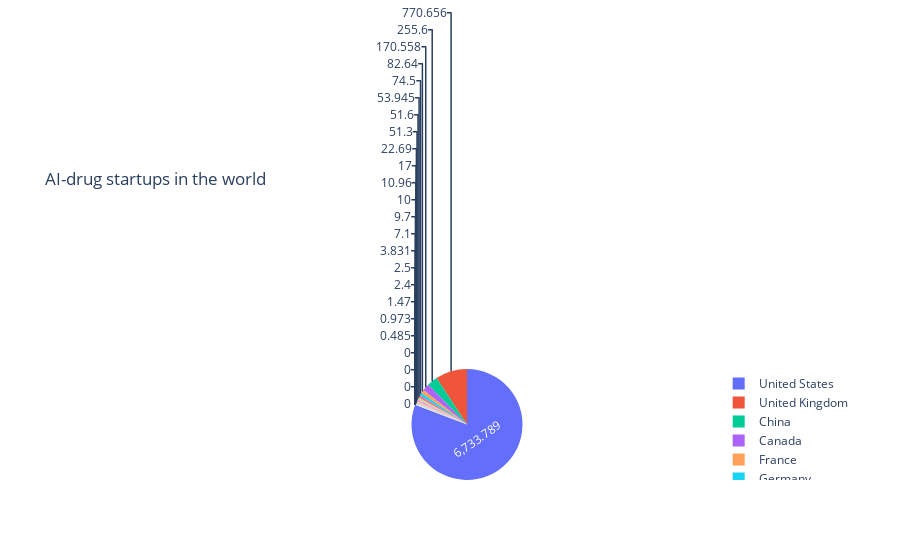

Notebook code cell kept with this figure:
### Code cell
# Funding amount.
plot_df = df.groupby('country')['funding_amount'].sum().sort_values(ascending=True).reset_index()
fig = px.pie(plot_df, values='funding_amount', names='country', title='AI-drug startups in the world')
fig.update_traces(textinfo='value')
fig.show()

### Figure 1 — Plotly figure (JSON) as saved in the notebook; plotly's stock layout.template omitted (floating-point values rounded to 4 significant figures)
{"data": [{"domain": {"x": [0, 1], "y": [0, 1]}, "hoverlabel": {"namelength": 0}, "hovertemplate": "country=%{label}<br>funding_amount=%{value}", "labels": ["Australia", "Japan", "Bulgaria", "The Netherlands", "Poland", "Italy", "Austria", "India", "Norway", "Hungary", "Switzerland", "Finland", "Israel", "Spain", "Denmark", "South Korea", "Hong Kong", "Singapore", "Ireland", "Germany", "France", "Canada", "China", "United Kingdom", "United States"], "legendgroup": "", "name": "", "showlegend": true, "textinfo": "value", "type": "pie", "values": [0, 0, 0, 0, 0.485, 0.973, 1.47, 2.4, 2.5, 3.831, 7.1, 9.7, 10, 10.96, 17, 22.69, 51.3, 51.6, 53.95, 74.5, 82.64, 170.6, 255.6, 770.7, 6734.0]}], "layout": {"legend": {"tracegroupgap": 0}, "title": {"text": "AI-drug startups in the world"}}}
